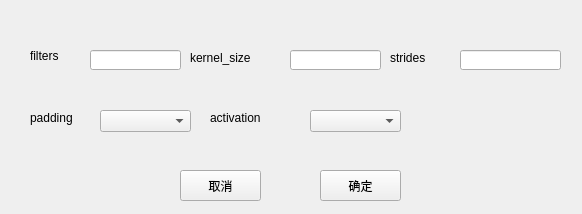
<?xml version="1.0" encoding="UTF-8"?>
<ui version="4.0">
 <class>AddCon</class>
 <widget class="QWidget" name="AddCon">
  <property name="geometry">
   <rect>
    <x>0</x>
    <y>0</y>
    <width>582</width>
    <height>214</height>
   </rect>
  </property>
  <property name="windowTitle">
   <string>Add Convolution</string>
  </property>
  <widget class="QLabel" name="filterLabel">
   <property name="geometry">
    <rect>
     <x>30</x>
     <y>50</y>
     <width>54</width>
     <height>12</height>
    </rect>
   </property>
   <property name="text">
    <string>filters</string>
   </property>
  </widget>
  <widget class="QLabel" name="kernelSizeLabel">
   <property name="geometry">
    <rect>
     <x>190</x>
     <y>50</y>
     <width>101</width>
     <height>16</height>
    </rect>
   </property>
   <property name="text">
    <string>kernel_size</string>
   </property>
  </widget>
  <widget class="QLabel" name="stridesLabel">
   <property name="geometry">
    <rect>
     <x>390</x>
     <y>50</y>
     <width>71</width>
     <height>16</height>
    </rect>
   </property>
   <property name="text">
    <string>strides</string>
   </property>
  </widget>
  <widget class="QLabel" name="activationLabel">
   <property name="geometry">
    <rect>
     <x>210</x>
     <y>110</y>
     <width>91</width>
     <height>16</height>
    </rect>
   </property>
   <property name="text">
    <string>activation</string>
   </property>
  </widget>
  <widget class="QLabel" name="paddingLabel">
   <property name="geometry">
    <rect>
     <x>30</x>
     <y>110</y>
     <width>61</width>
     <height>16</height>
    </rect>
   </property>
   <property name="text">
    <string>padding </string>
   </property>
  </widget>
  <widget class="QLineEdit" name="filterEdit">
   <property name="geometry">
    <rect>
     <x>90</x>
     <y>50</y>
     <width>91</width>
     <height>20</height>
    </rect>
   </property>
  </widget>
  <widget class="QLineEdit" name="kernelSizeEdit">
   <property name="geometry">
    <rect>
     <x>290</x>
     <y>50</y>
     <width>91</width>
     <height>20</height>
    </rect>
   </property>
  </widget>
  <widget class="QLineEdit" name="stridesEdit">
   <property name="geometry">
    <rect>
     <x>460</x>
     <y>50</y>
     <width>101</width>
     <height>20</height>
    </rect>
   </property>
  </widget>
  <widget class="QComboBox" name="paddingComboBox">
   <property name="geometry">
    <rect>
     <x>100</x>
     <y>110</y>
     <width>91</width>
     <height>22</height>
    </rect>
   </property>
  </widget>
  <widget class="QComboBox" name="activationComboBox">
   <property name="geometry">
    <rect>
     <x>310</x>
     <y>110</y>
     <width>91</width>
     <height>22</height>
    </rect>
   </property>
   <property name="editable">
    <bool>false</bool>
   </property>
   <property name="currentText">
    <string/>
   </property>
  </widget>
  <widget class="QPushButton" name="continueButton">
   <property name="geometry">
    <rect>
     <x>320</x>
     <y>170</y>
     <width>81</width>
     <height>31</height>
    </rect>
   </property>
   <property name="text">
    <string>确定</string>
   </property>
  </widget>
  <widget class="QPushButton" name="cancelButton">
   <property name="geometry">
    <rect>
     <x>180</x>
     <y>170</y>
     <width>81</width>
     <height>31</height>
    </rect>
   </property>
   <property name="text">
    <string>取消</string>
   </property>
  </widget>
 </widget>
 <resources/>
 <connections/>
</ui>
